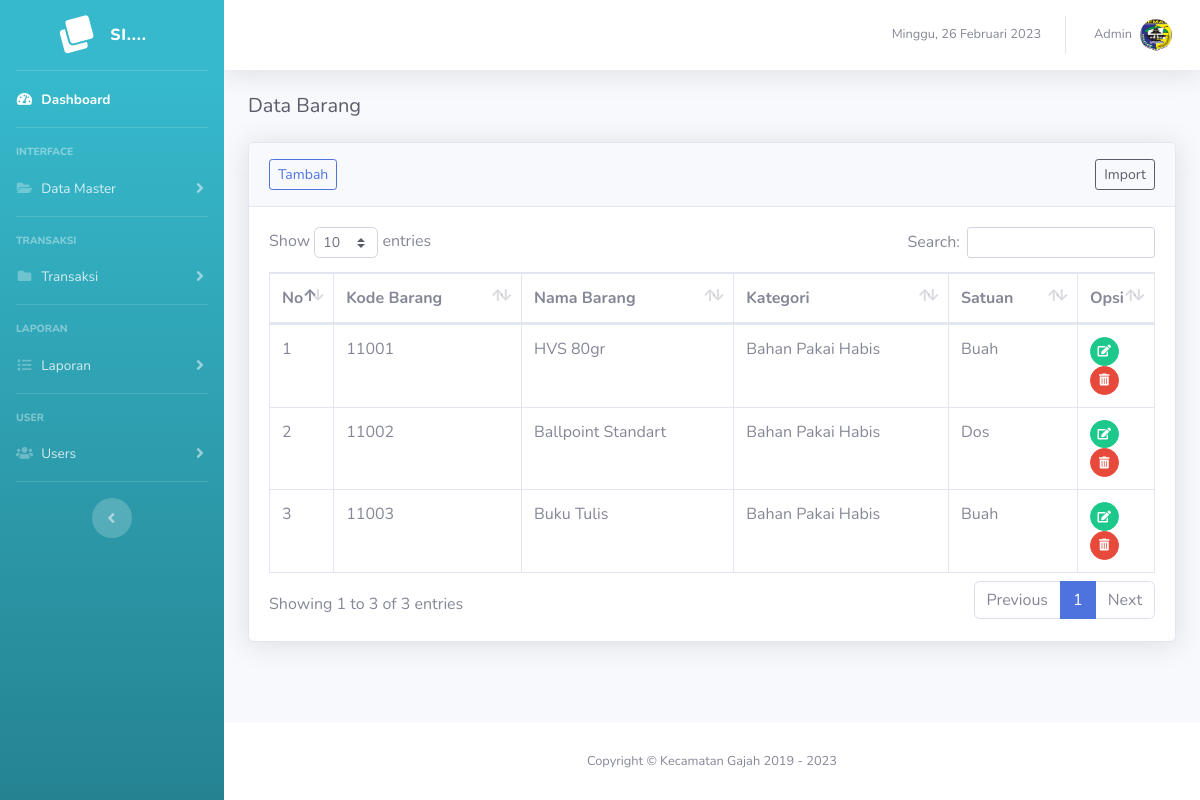
Page /barang (signed in) on the committed database.
### tables this page shows
CREATE TABLE `tb_barang` (
  `id_barang` int(11) NOT NULL,
  `id_kategori` int(11) NOT NULL,
  `kode_barang` varchar(20) NOT NULL,
  `nama_barang` varchar(100) NOT NULL,
  `satuan_barang` varchar(20) NOT NULL
);

CREATE TABLE `tb_kategori` (
  `id_kategori` int(11) NOT NULL,
  `kategori` varchar(50) NOT NULL
);

### page/barang/barang.php (the view)
<h5 class="h5 mb-4 text-gray-800">Data Barang</h5>
<div class="card shadow mb-4">
  <div class="card-header py-3">
    <a href="?page=barang&action=add" class="btn btn-sm btn-outline-primary float-left">Tambah</a>
    <a href="?page=barang&action=import" class="btn btn-sm btn-outline-dark float-right">Import</a>
  </div>
  <div class="card-body">
    <div class="table-responsive">
      <table class="table table-bordered" id="dataTable" width="100%" cellspacing="0">
        <thead>
          <tr>
            <th width="5%">No</th>
            <th>Kode Barang</th>
            <th>Nama Barang</th>
            <th>Kategori</th>
            <th>Satuan</th>
            <th width="8%">Opsi</th>
          </tr>
        </thead>
        <tbody>
          <?php
          $no = 1;
          $sql = $conn->query("SELECT * FROM tb_barang");
          foreach ($sql as $key => $value) :
          ?>
            <tr>
              <td><?= $no++; ?></td>
              <td><?= $value['kode_barang']; ?></td>
              <td><?= $value['nama_barang']; ?></td>
              <?php
              $id_kategori = $value['id_kategori'];
              $kategori = $conn->query("SELECT * FROM tb_kategori WHERE id_kategori = '$id_kategori'");
              foreach ($kategori as $key => $data_kategori) {
                echo "<td>$data_kategori[kategori]</td>";
              }
              ?>
              <td><?= $value['satuan_barang']; ?></td>
              <td>
                <a href="?page=barang&action=edit&id=<?= urlencode(base64_encode($value['id_barang'])); ?>" class="btn btn-sm btn-circle btn-success" data-toggle="tooltip" data-placement="top" title="Edit"><i class="fas fa-edit"></i></a>
                <a href="?page=barang&action=delete&id=<?= urlencode(base64_encode($value['id_barang'])); ?>" name="delete" class=" delete btn btn-sm btn-circle btn-danger" data-toggle="tooltip" data-placement="top" title="Delete"><i class="fas fa-trash-alt"></i></a>
              </td>
            </tr>
          <?php endforeach; ?>
        </tbody>
      </table>
    </div>
  </div>
</div>

### rows in the picture
tb_barang: kode_barang "11001", nama_barang "HVS 80gr", satuan_barang "Buah"
tb_kategori: kategori "Bahan Pakai Habis"
tb_barang: kode_barang "11002", nama_barang "Ballpoint Standart", satuan_barang "Dos"
tb_barang: kode_barang "11003", nama_barang "Buku Tulis", satuan_barang "Buah"

### other values in the picture
$_SESSION['nama'] "Admin"
